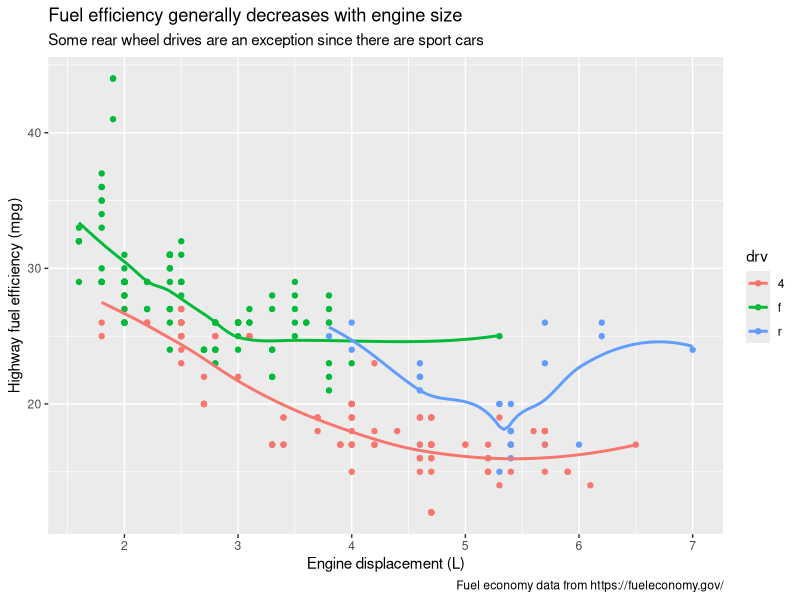
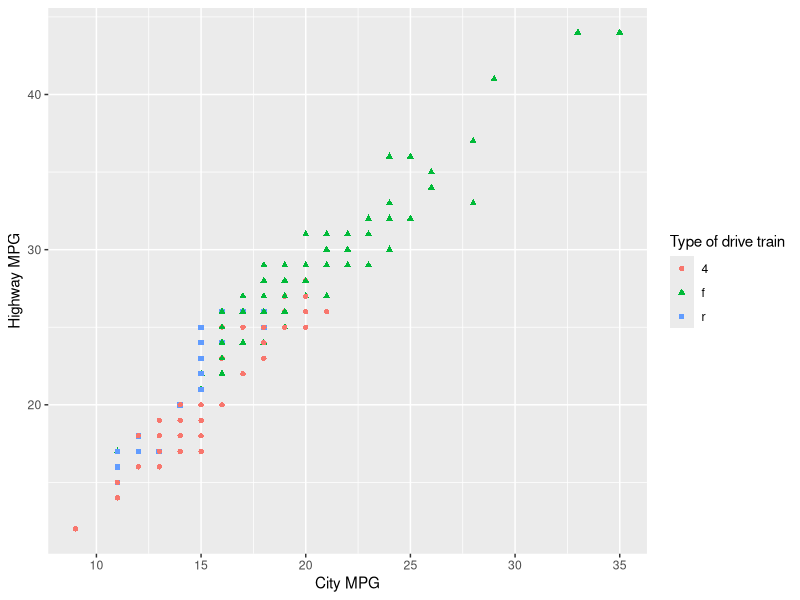
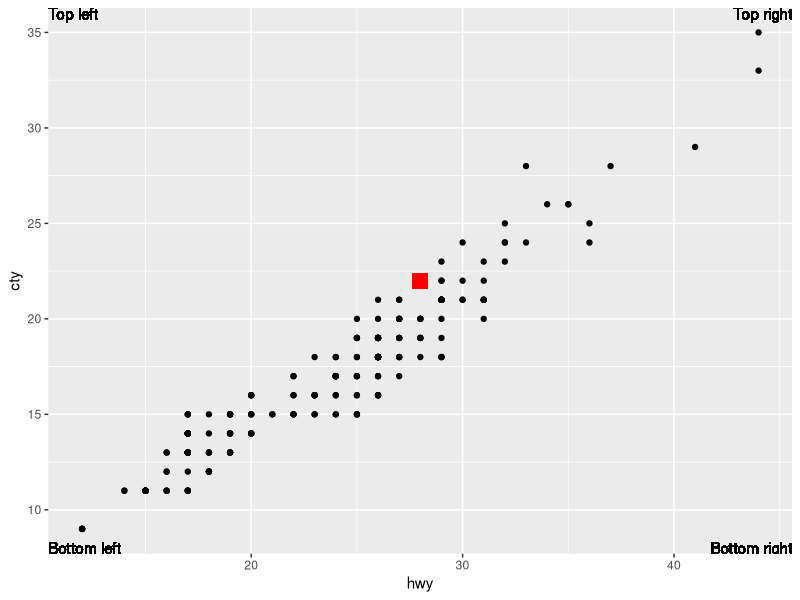
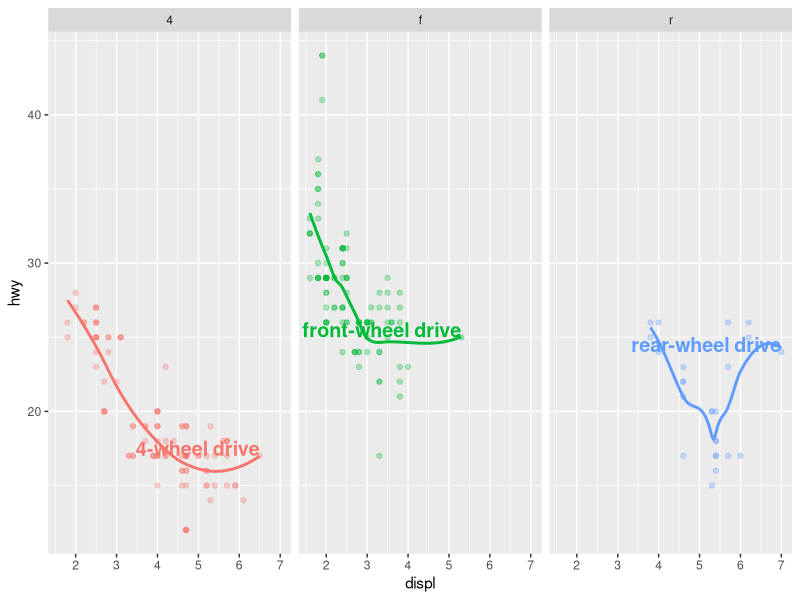
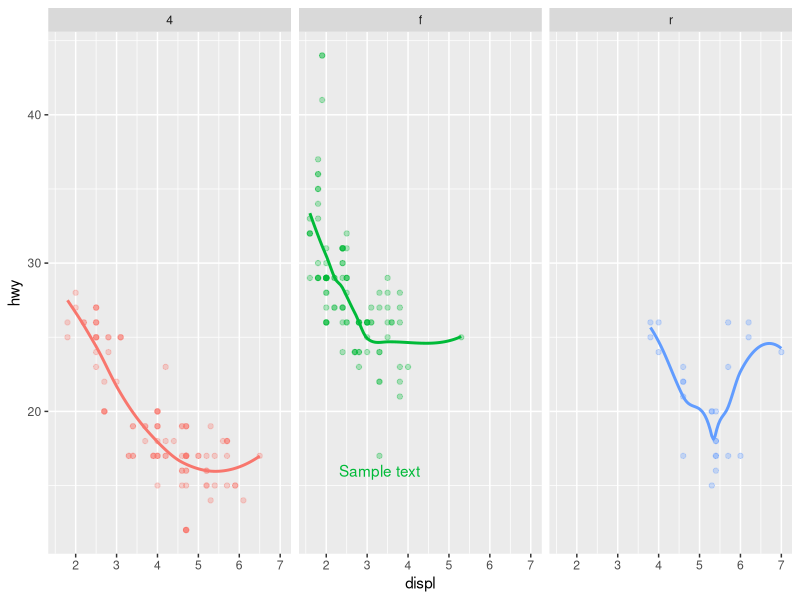
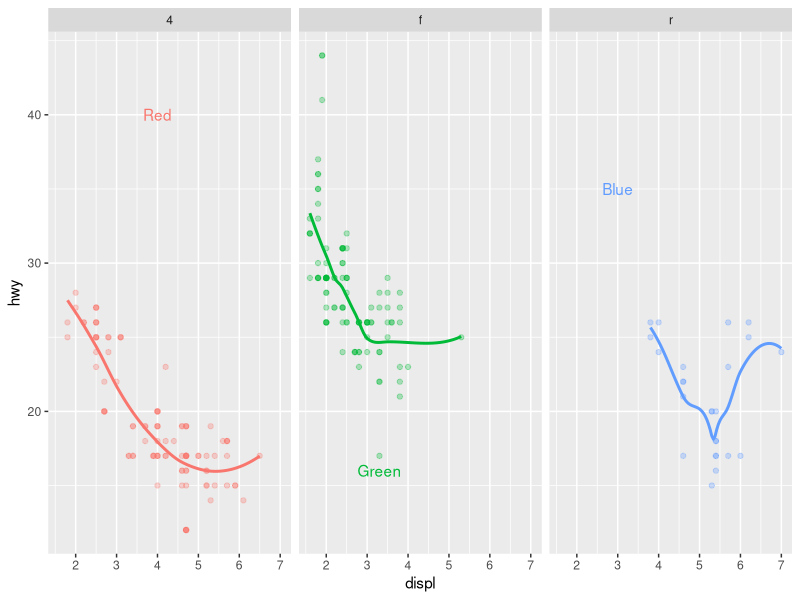
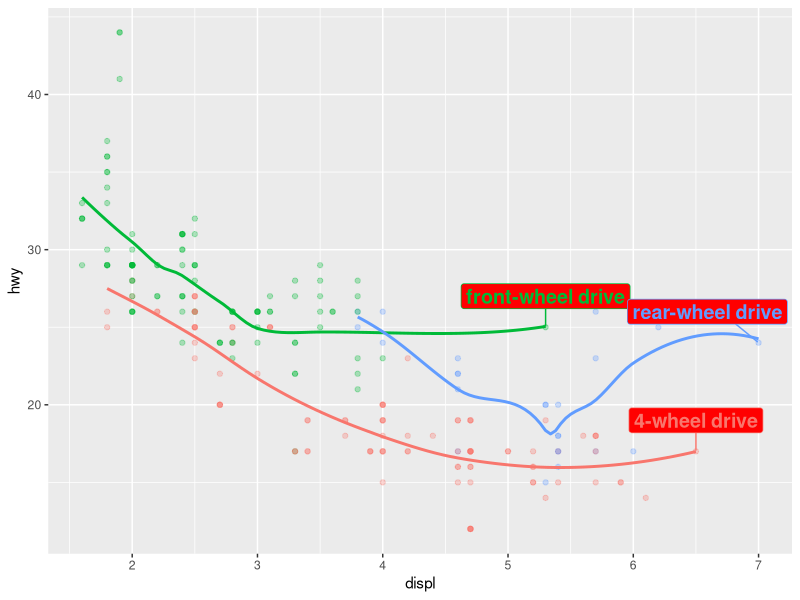
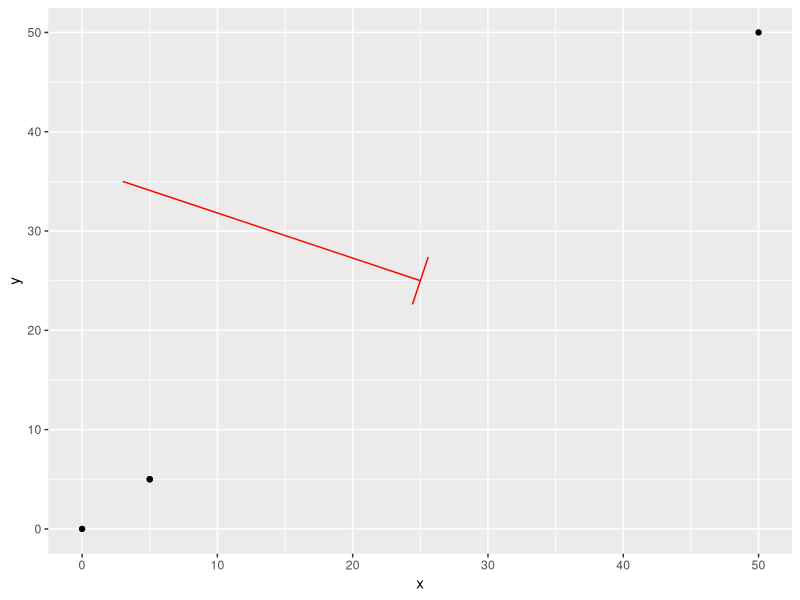

Generate these figures, in order, with R:
## ---- chunk 1
knitr::opts_chunk$set(echo = TRUE)
library(tidyverse)
library(ggrepel)
library(patchwork)
library(scales)
## ---- chunk 2
ggplot(mpg, aes(displ, hwy, color = drv)) +
  geom_point() +
  geom_smooth(se = FALSE) +
  labs(
    title = "Fuel efficiency generally decreases with engine size",
    subtitle = "Some rear wheel drives are an exception since there are sport cars",
    caption = "Fuel economy data from https://fueleconomy.gov/",
    x = "Engine displacement (L)",
    y = "Highway fuel efficiency (mpg)"
  )
## ---- chunk 3
ggplot(mpg, aes(cty, hwy, color = drv, shape = drv)) +
  geom_point() +
  labs(
    x = "City MPG",
    y = "Highway MPG",
    color = "Type of drive train",
    shape = "Type of drive train"
  )
## ---- chunk 4
# Leaving this here for possibly another time
## ---- chunk 5
last_plot <- ggplot(mpg, aes(hwy, cty)) +
  geom_point() +
  geom_text(
    label = "Top left",
    x = -Inf,
    y = Inf,
    hjust = 0,
    vjust = 1
  ) +
  geom_text(
    label = "Top right",
    x = Inf,
    y = Inf,
    hjust = 1,
    vjust = 1
  ) +
  geom_text(
    label = "Bottom right",
    x = Inf,
    y = -Inf,
    hjust = 1,
    vjust = 0
  ) +
  geom_text(
    label = "Bottom left",
    x = -Inf,
    y = -Inf,
    hjust = 0,
    vjust = 0
  )
## ---- chunk 6
# Look above for the last plot used. I'm going to extract the range values of the plot. You can check the code piecemeal to see how I'm extracting the values:
x_max <- layer_scales(last_plot)$x$range$range[2]
x_min <- layer_scales(last_plot)$x$range$range[1]
y_max <- layer_scales(last_plot)$y$range$range[2]
y_min <- layer_scales(last_plot)$y$range$range[1]

last_plot +
  annotate(
    geom = "point",
    x = (x_max + x_min) / 2, y = (y_max + y_min) / 2,
    color = "red", shape = 15, size = 5
  )

## ---- chunk 7
label_info <- mpg |>
  group_by(drv) |>
  arrange(desc(displ)) |>
  slice_head(n = 1) |>
  mutate(
    drive_type = case_when(
      drv == "f" ~ "front-wheel drive",
      drv == "r" ~ "rear-wheel drive",
      drv == "4" ~ "4-wheel drive"
    )
  ) |>
  select(displ, hwy, drv, drive_type)

ggplot(mpg, aes(x = displ, y = hwy, color = drv)) +
  geom_point(alpha = 0.3) +
  geom_smooth(se = FALSE) +
  facet_wrap(~drv) +
  geom_text(
    data = label_info, 
    aes(x = displ, y = hwy, label = drive_type),
    fontface = "bold", size = 5, hjust = "right", vjust = "bottom"
  ) +
  theme(legend.position = "none")

# In this example it appears to act as expected. We get a single label for each subplot. There is some problems with the small x-axis causing some of the label text to be chopped off (Front-wheel drive). Lets see about fixing this
## ---- chunk 8
# We can add a single label to a facet by creating our desired dataframe:
single_label <- data.frame(displ = 3.3, hwy = 16, lab = "Sample text", drv = "f")

ggplot(mpg, aes(x = displ, y = hwy, color = drv)) +
  geom_point(alpha = 0.3) +
  geom_smooth(se = FALSE) +
  facet_wrap(~drv) +
  geom_text(
    data = single_label,
    label = single_label$lab
  ) +
  theme(legend.position = "none")

# This can be expanded to include multiple different labels:
multiple_labels <- data.frame(displ = c(4, 3.3, 3), hwy = c(40, 16, 35),
                              lab = c("Red", "Green", "Blue"), drv = c("4", "f", "r"))

ggplot(mpg, aes(x = displ, y = hwy, color = drv)) +
  geom_point(alpha = 0.3) +
  geom_smooth(se = FALSE) +
  facet_wrap(~drv) +
  geom_text(
    data = multiple_labels,
    label = multiple_labels$lab
  ) +
  theme(legend.position = "none")
## ---- chunk 9
# Look above for label_info
ggplot(mpg, aes(x = displ, y = hwy, color = drv)) +
  geom_point(alpha = 0.3) +
  geom_smooth(se = FALSE) +
  geom_label_repel(
    data = label_info, 
    aes(x = displ, y = hwy, label = drive_type),
    fontface = "bold", size = 5, nudge_y = 2, fill = "red"
  ) +
  theme(legend.position = "none")
#> `geom_smooth()` using method = 'loess' and formula = 'y ~ x'
## ---- chunk 10
data <- data.frame(
  x = c(0, 50, 5, 5),
  y = c(0, 50, 5, 5)
)

ggplot(data, aes(x, y)) +
  geom_point() +
  annotate(
    geom = "segment",
    x = 3, y = 35, xend = 25, yend = 25, color = "red",
    arrow = arrow(angle = 90)
  )

ggplot(data, aes(x, y)) +
  geom_point() +
  annotate(
    geom = "segment",
    x = 3, y = 35, xend = 25, yend = 25, color = "red",
    arrow = arrow(length = unit(1, "inches"))
  )

ggplot(data, aes(x, y)) +
  geom_point() +
  annotate(
    geom = "segment",
    x = 3, y = 35, xend = 25, yend = 25, color = "red",
    arrow = arrow(ends = "first")
  )

ggplot(data, aes(x, y)) +
  geom_point() +
  annotate(
    geom = "segment",
    x = 3, y = 35, xend = 25, yend = 25, color = "red",
    arrow = arrow(type = "open")
  )
## ---- chunk 11
df <- tibble(
  x = rnorm(10000),
  y = rnorm(10000)
)

ggplot(df, aes(x, y)) +
  geom_hex() +
  scale_color_gradient(low = "white", high = "red") +
  coord_fixed()
# Since we are using `geom_hex` we need to use a fill gradient for continuous color

ggplot(df, aes(x, y)) +
  geom_hex() +
  scale_fill_gradient(low = "white", high = "red") +
  coord_fixed()
## ---- chunk 12
# The first argument to every scale is the label of the scale (e.g. are we making changes to x axis, size, shape etc.?) For labs we have to similarly specify this but inside of the function instead.

ggplot(mpg, aes(displ, hwy)) +
  geom_point() +
  labs(
    title = "As engine size increases, fuel economy generally decreases",
    x = "Engine Displacement (L)",
    y = "Highway miles per gallon"
  )

ggplot(mpg, aes(displ, hwy)) +
  geom_point() +
  scale_x_continuous("Engine Displacement (L)") +
  scale_y_continuous("Highway miles per gallon") +
  labs(title = "As engine size increases, fuel economy generally decreases")
## ---- chunk 13
presidential |>
  mutate(id = 33 + row_number()) |>
  ggplot(aes(x = start, y = id, color = party)) +
  geom_point() +
  geom_segment(aes(xend = end, yend = id)) +
  scale_color_manual(values = c(Republican = "#E81B23", Democratic = "#00AEF3")) +
  scale_x_date(name = NULL, breaks = presidential$start, date_labels = "'%y")
## ---- chunk 14
presidential |>
  mutate(id = as.factor(33 + row_number())) |>
  ggplot(aes(x = start, y = id, color = party)) +
  geom_point() +
  geom_segment(aes(xend = end, yend = id)) +
  scale_color_manual(values = c(Republican = "#E81B23", Democratic = "#00AEF3")) +
  scale_x_date(name = NULL, breaks = presidential$start, date_labels = "'%y")
# I'm not sure why the axis ticks go up in values of 3 only. This code is essentially identical to part c) just `id` is replaced with `name_id`. The only difference that might be making this weird change is that name_id is a factor while id is double...? So I changed id to a factor and it appears to work now as intended. There is likely a better way to do this.
## ---- chunk 15
presidential |>
  mutate(
    id = 33 + row_number(),
    name_id = fct_inorder(str_c(name, " (", id, ")"))
    ) |>
  ggplot(aes(x = start, y = name_id, color = party)) +
  geom_point() +
  geom_segment(aes(xend = end, yend = name_id)) +
  scale_color_manual(values = c(Republican = "#E81B23", Democratic = "#00AEF3")) +
  scale_x_date(name = NULL, breaks = presidential$start, date_labels = "'%y") +
  scale_y_discrete(NULL) # Get rid of the `name_id` axis name 
## ---- chunk 16
new_presidential <- presidential |>
  mutate(
    id = 33 + row_number(),
    name_id = fct_inorder(str_c(name, " (", id, ")"))
    )

new_presidential |>
  ggplot(aes(x = start, y = name_id, color = party)) +
  geom_point() +
  geom_segment(aes(xend = end, yend = name_id)) +
  scale_color_manual(values = c(Republican = "#E81B23", Democratic = "#00AEF3")) +
  scale_x_date(name = NULL, breaks = presidential$start, date_labels = "'%y") +
  scale_y_discrete(NULL) +
  annotate(
    geom = "segment",
    x = presidential$start[11], y = (45 - 33), xend = presidential$start[12], yend = (45 - 33), 
    colour = "purple",
    arrow = arrow(type = "open", angle = 20,)
  ) + # Remember that the y-axis actually goes from 1 to 12, so the y-axis tick labels may be misleading
  annotate(
    geom = "text",
    x = new_presidential$start[10], y = (45 - 33), label = "Current President", 
    size = 3, colour = "purple"
  )
## ---- chunk 17
four_years <- seq.Date(from = presidential$start[1], to = tail(presidential$start, 1), by = 365 * 4)
# There is a better way of doing the above using lubridate package in `graphics-for-communication.Rmd` under the first edition solutions to this book

new_presidential |>
  ggplot(aes(x = start, y = name_id, color = party)) +
  geom_point() +
  geom_segment(aes(xend = end, yend = name_id)) +
  scale_color_manual(values = c(Republican = "#E81B23", Democratic = "#00AEF3")) +
  scale_x_date(name = NULL, breaks = presidential$start, date_labels = "'%y",
               minor_breaks = four_years) +
  scale_y_discrete(NULL) +
  annotate(
    geom = "segment",
    x = presidential$start[11], y = (45 - 33), xend = presidential$start[12], yend = (45 - 33), 
    colour = "purple",
    arrow = arrow(type = "open", angle = 20,)
  ) +
  annotate(
    geom = "text",
    x = new_presidential$start[10], y = (45 - 33), label = "Current President", 
    size = 3, colour = "purple"
  )
## ---- chunk 18
ggplot(diamonds, aes(x = carat, y = price)) +
  geom_point(aes(color = cut), alpha = 1/20) +
  guides(color = guide_legend(override.aes = list(size = 4, alpha = 1/5)))
## ---- chunk 19
new_presidential <- presidential |>
  mutate(
    id = 33 + row_number(),
    name_id = fct_inorder(str_c(name, " (", id, ")"))
    )

new_presidential |>
  ggplot(aes(x = start, y = name_id, color = party)) +
  geom_point() +
  geom_segment(aes(xend = end, yend = name_id)) +
  scale_color_manual(values = c(Republican = "#E81B23", Democratic = "#00AEF3")) +
  scale_x_date(name = NULL, breaks = presidential$start, date_labels = "'%y") +
  scale_y_discrete(NULL) +
  annotate(
    geom = "segment",
    x = presidential$start[11], y = (45 - 33), xend = presidential$start[12], yend = (45 - 33), 
    colour = "purple",
    arrow = arrow(type = "open", angle = 20,)
  ) + # Remember that the y-axis actually goes from 1 to 12, so the y-axis tick labels may be misleading
  annotate(
    geom = "text",
    x = new_presidential$start[10], y = (45 - 33), label = "Current President", 
    size = 3, colour = "purple"
  ) +
  theme_bw()
# Looks quite nice now. One thing I would change is whether that "Current President" label is even necessary. The least we can do is change the arrowhead so its not directly ontop of the red point denoting Trump's start term.
## ---- chunk 20
new_presidential |>
  ggplot(aes(x = start, y = name_id, color = party)) +
  geom_point() +
  geom_segment(aes(xend = end, yend = name_id)) +
  scale_color_manual(values = c(Republican = "#E81B23", Democratic = "#00AEF3")) +
  scale_x_date(name = NULL, breaks = presidential$start, date_labels = "'%y") +
  scale_y_discrete(NULL) +
  annotate(
    geom = "segment",
    x = presidential$start[11], y = (45 - 33), xend = presidential$start[12], yend = (45 - 33), 
    colour = "purple",
    arrow = arrow(type = "open", angle = 20,)
  ) + # Remember that the y-axis actually goes from 1 to 12, so the y-axis tick labels may be misleading
  annotate(
    geom = "text",
    x = new_presidential$start[10], y = (45 - 33), label = "Current President", 
    size = 3, colour = "purple"
  ) +
  theme_bw() +
  theme(axis.text = element_text(colour = "blue", face = "bold"))

